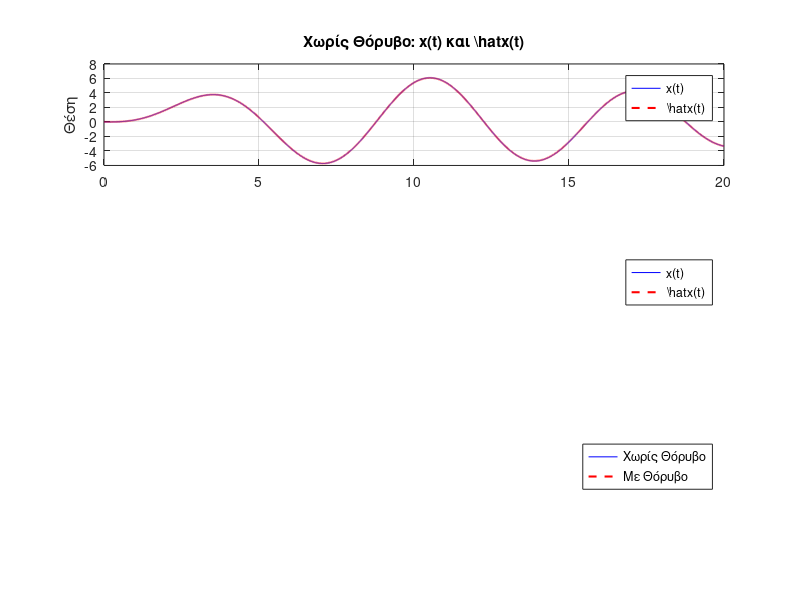
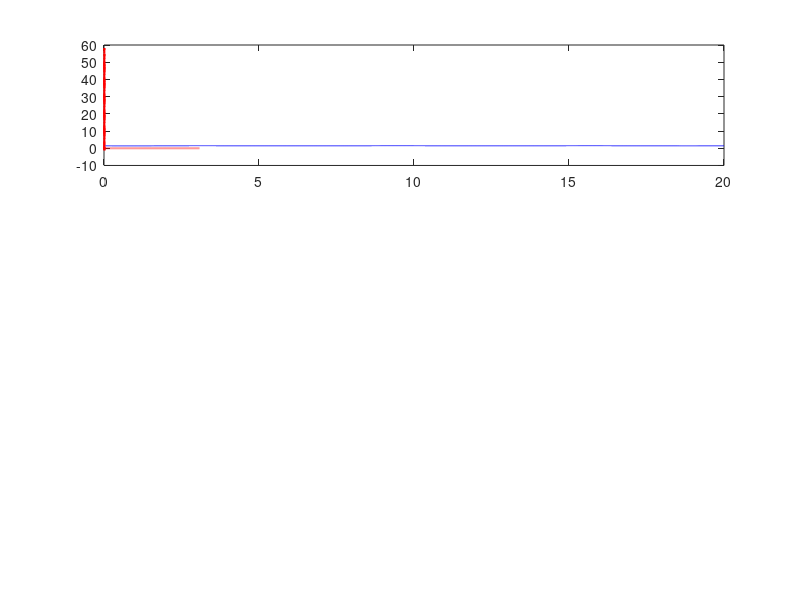

The MATLAB script that drew these images, in order: (Note: this script raises an error after producing the figures.)
clc; clear; close all;

% Πραγματικές παράμετροι
m_true = 1.315;
b_true = 0.225;
k_true = 0.725;

% Ρυθμίσεις προσομοίωσης
dt = 0.001;           
T = 20;               
t = 0:dt:T;
N = length(t);

% Είσοδος
u = 2.5 * sin(t);

% === Πραγματικό σύστημα χωρίς θόρυβο ===
x = zeros(1, N); dx = zeros(1, N); ddx = zeros(1, N);
x(1) = 0; dx(1) = 0;
for i = 1:N-1
    ddx(i) = (1/m_true)*(u(i) - b_true*dx(i) - k_true*x(i));
    dx(i+1) = dx(i) + dt * ddx(i);
    x(i+1) = x(i) + dt * dx(i);
end
ddx(end) = ddx(end-1);

% Προσθήκη θορύβου στην έξοδο
eta0 = 0.25;   
f0 = 20;      
eta = eta0 * sin(2*pi*f0*t); 
x_noise = x + eta;  % Θορυβώδες x

% === Εκτιμητής Παράλληλης Δομής χωρίς θόρυβο ===
theta_hat_clean = zeros(3, N);
theta_hat_clean(:,1) = [0.1; 0.5; 0.7];
gamma = 5;

x_hat_clean = zeros(1, N); dx_hat_clean = zeros(1, N);
for i = 1:N-1
    phi = [-dx(i); -x(i); u(i)];
    ddx_hat = phi' * theta_hat_clean(:, i);
    e = ddx(i) - ddx_hat;
    theta_hat_clean(:, i+1) = theta_hat_clean(:, i) + gamma * phi * e * dt;
    
    % Ανακατασκευή κίνησης
    m_hat_i = 1/theta_hat_clean(3,i);
    b_hat_i = theta_hat_clean(1,i)/theta_hat_clean(3,i);
    k_hat_i = theta_hat_clean(2,i)/theta_hat_clean(3,i);
    
    ddx_hat_model = (1/m_hat_i)*(u(i) - b_hat_i*dx_hat_clean(i) - k_hat_i*x_hat_clean(i));
    dx_hat_clean(i+1) = dx_hat_clean(i) + dt*ddx_hat_model;
    x_hat_clean(i+1) = x_hat_clean(i) + dt*dx_hat_clean(i+1);
end

% === Εκτιμητής Παράλληλης Δομής με θόρυβο ===
theta_hat_noise = zeros(3, N);
theta_hat_noise(:,1) = [0.1; 0.5; 0.7];

x_hat_noise = zeros(1, N); dx_hat_noise = zeros(1, N);
dx_noise = gradient(x_noise, dt);
ddx_noise = gradient(dx_noise, dt);

for i = 1:N-1
    phi_noise = [-dx_noise(i); -x_noise(i); u(i)];
    ddx_hat_noise = phi_noise' * theta_hat_noise(:, i);
    e_noise = ddx_noise(i) - ddx_hat_noise;
    theta_hat_noise(:, i+1) = theta_hat_noise(:, i) + gamma * phi_noise * e_noise * dt;
    
    % Ανακατασκευή κίνησης
    m_hat_i = 1/theta_hat_noise(3,i);
    b_hat_i = theta_hat_noise(1,i)/theta_hat_noise(3,i);
    k_hat_i = theta_hat_noise(2,i)/theta_hat_noise(3,i);
    
    ddx_hat_model_noise = (1/m_hat_i)*(u(i) - b_hat_i*dx_hat_noise(i) - k_hat_i*x_hat_noise(i));
    dx_hat_noise(i+1) = dx_hat_noise(i) + dt*ddx_hat_model_noise;
    x_hat_noise(i+1) = x_hat_noise(i) + dt*dx_hat_noise(i+1);
end

% Ανάκτηση φυσικών παραμέτρων
m_hat_clean = 1 ./ theta_hat_clean(3,:);
b_hat_clean = theta_hat_clean(1,:) ./ theta_hat_clean(3,:);
k_hat_clean = theta_hat_clean(2,:) ./ theta_hat_clean(3,:);

m_hat_noise = 1 ./ theta_hat_noise(3,:);
b_hat_noise = theta_hat_noise(1,:) ./ theta_hat_noise(3,:);
k_hat_noise = theta_hat_noise(2,:) ./ theta_hat_noise(3,:);

% Σφάλματα εξόδου
e_x_clean = x - x_hat_clean;
e_x_noise = x - x_hat_noise;

% === Γραφήματα ===

% Θέσεις και σφάλματα
figure;
subplot(3,1,1);
plot(t, x, 'b', t, x_hat_clean, 'r--', 'LineWidth', 1.5);
title('Χωρίς Θόρυβο: x(t) και \hat{x}(t)');
ylabel('Θέση'); grid on; legend('x(t)','\hat{x}(t)');

subplot(3,1,2);
plot(t, x, 'b', t, x_hat_noise, 'r--', 'LineWidth', 1.5);
title('Με Θόρυβο: x(t) και \hat{x}(t)');
ylabel('Θέση'); grid on; legend('x(t)','\hat{x}(t)');

subplot(3,1,3);
plot(t, e_x_clean, 'b', t, e_x_noise, 'r--', 'LineWidth', 1.5);
title('Σφάλμα Εξόδου: e_x(t)');
xlabel('Χρόνος (s)'); ylabel('Σφάλμα'); grid on; legend('Χωρίς Θόρυβο','Με Θόρυβο');

% Εκτίμηση Παραμέτρων
figure;
subplot(3,1,1);
plot(t, m_hat_clean, 'b', t, m_hat_noise, 'r--', 'LineWidth', 1.5); hold on;
yline(m_true, '--k', 'LineWidth', 1.2);
title('Εκτίμηση Μάζας \hat{m}(t)');
ylabel('m(t)'); grid on; legend('Χωρίς Θόρυβο','Με Θόρυβο','Πραγματική');

subplot(3,1,2);
plot(t, b_hat_clean, 'b', t, b_hat_noise, 'r--', 'LineWidth', 1.5); hold on;
yline(b_true, '--k', 'LineWidth', 1.2);
title('Εκτίμηση Απόσβεσης \hat{b}(t)');
ylabel('b(t)'); grid on; legend('Χωρίς Θόρυβο','Με Θόρυβο','Πραγματική');

subplot(3,1,3);
plot(t, k_hat_clean, 'b', t, k_hat_noise, 'r--', 'LineWidth', 1.5); hold on;
yline(k_true, '--k', 'LineWidth', 1.2);
title('Εκτίμηση Σταθεράς Ελατηρίου \hat{k}(t)');
xlabel('Χρόνος (s)'); ylabel('k(t)'); grid on; legend('Χωρίς Θόρυβο','Με Θόρυβο','Πραγματική');
